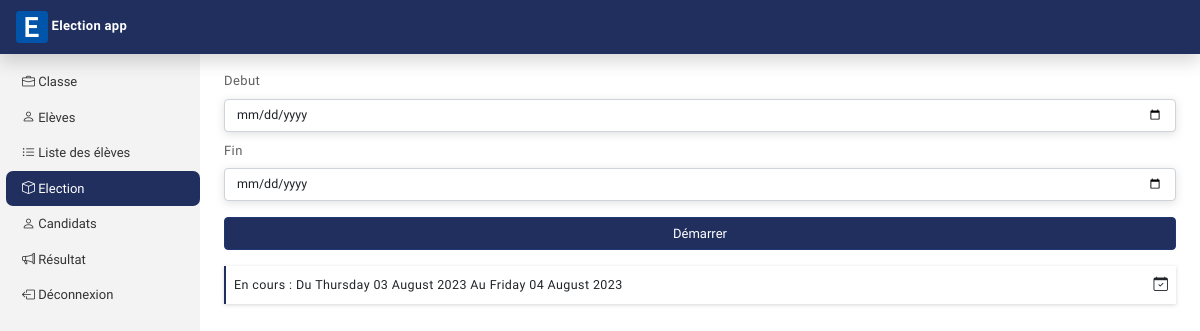
/AppDirecteur/election (signed in), run on the app's committed database.
### AppDirecteur/models.py (models this page shows, shortened)
class Election(models.Model):
    ecoleId = models.ForeignKey(Ecole, on_delete=models.CASCADE)
    dateDebut = models.DateField()
    dateFin = models.DateField()
    status = models.CharField(max_length=50, default='en cours')

### AppDirecteur/views.py (the view, shortened to what this page needs)
# urls.py: path('election', ElectionView.as_view(), name='election'),
class ElectionView(View):
    def get(self, request):
        try:
            directeur = Directeur.objects.get(userId__id=request.user.id)
        except Directeur.DoesNotExist:
             return redirect('login')
        return render(request, "AppDirecteur/election.html",{
        'title':'Election',
        'election':Election.objects.filter(ecoleId=directeur.ecoleId, status='en cours')
    })

### Templates/AppDirecteur/election.html (shortened to what this page needs)
{% extends 'baseDirecteur.html' %}
{% load static %}
{% block baseDirecteur %}
    <form action="" method="POST" class='mt-3' id='formUser'>
        <div class="mb-2">
            <label for="nom" class='form-label'>Debut</label>
            <input type="date" class='form-control mb-2' name='debut' id='nom'>
        </div>
        <div class="mb-2">
            <label for="postnom" class='form-label'>Fin</label>
            <input type="date" class='form-control mb-3' name='fin' id='postnom'>
        </div>
        <input type="submit" class='w-100 btn btn-success' value='Démarrer'>
    </form>
    {% for objet in election %}
        <div class="container-fluid classe-block p-2 mb-2 mt-3">
            <span class='name-classe'>{{objet.status | capfirst}} : Du {{objet.dateDebut|date:'l d F Y'}} Au {{objet.dateFin|date:'l d F Y'}}</span>
            <span class='float-end'>
                <i class="bi bi-calendar-check supprimer" data-bs-toggle="modal" data-bs-target="#supprimer{{objet.id}}"></i>
            </span>
        </div>
    {% endfor %}
{% endblock baseDirecteur %}

### Static/css/style.css (style rules this page uses)
body { font-family: 'Varela Round', sans-serif; font-size: .900rem }
.classe-block { border-left: 2.5px solid #202f5e; box-shadow: rgba(0, 0, 0, 0.16) 0px 1px 4px; text-decoration: none !important; }
.name-classe { font-size: 12.5px; letter-spacing: .4px; text-decoration: none; }
.icon-supprimer, .icon-modifier, .supprimer { cursor: pointer; position: relative; }
.supprimer { right: 0px; }

### data on the page
Election: status "En cours", dateDebut "Thursday 03 August 2023", dateFin "Friday 04 August 2023"
